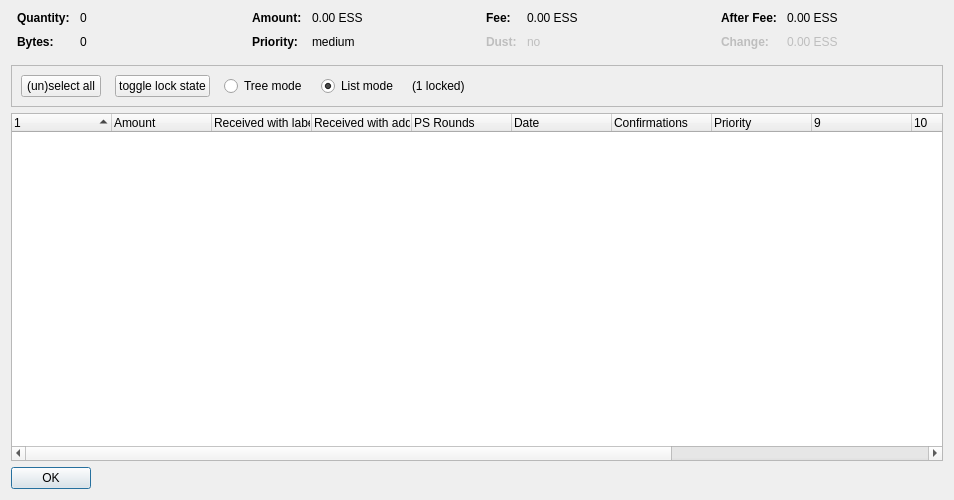
<?xml version="1.0" encoding="UTF-8"?>
<ui version="4.0">
 <class>CoinControlDialog</class>
 <widget class="QDialog" name="CoinControlDialog">
  <property name="geometry">
   <rect>
    <x>0</x>
    <y>0</y>
    <width>954</width>
    <height>500</height>
   </rect>
  </property>
  <property name="windowTitle">
   <string>Coin Selection</string>
  </property>
  <layout class="QVBoxLayout" name="verticalLayout">
   <item>
    <layout class="QHBoxLayout" name="horizontalLayoutTop" stretch="0,0,0,0">
     <property name="topMargin">
      <number>0</number>
     </property>
     <property name="bottomMargin">
      <number>10</number>
     </property>
     <item>
      <layout class="QFormLayout" name="formLayoutCoinControl1">
       <property name="horizontalSpacing">
        <number>10</number>
       </property>
       <property name="verticalSpacing">
        <number>10</number>
       </property>
       <property name="leftMargin">
        <number>6</number>
       </property>
       <property name="rightMargin">
        <number>6</number>
       </property>
       <item row="0" column="0">
        <widget class="QLabel" name="labelCoinControlQuantityText">
         <property name="font">
          <font>
           <weight>75</weight>
           <bold>true</bold>
          </font>
         </property>
         <property name="text">
          <string>Quantity:</string>
         </property>
        </widget>
       </item>
       <item row="0" column="1">
        <widget class="QLabel" name="labelCoinControlQuantity">
         <property name="cursor">
          <cursorShape>IBeamCursor</cursorShape>
         </property>
         <property name="contextMenuPolicy">
          <enum>Qt::ActionsContextMenu</enum>
         </property>
         <property name="text">
          <string notr="true">0</string>
         </property>
         <property name="textInteractionFlags">
          <set>Qt::LinksAccessibleByMouse|Qt::TextSelectableByKeyboard|Qt::TextSelectableByMouse</set>
         </property>
        </widget>
       </item>
       <item row="1" column="0">
        <widget class="QLabel" name="labelCoinControlBytesText">
         <property name="font">
          <font>
           <weight>75</weight>
           <bold>true</bold>
          </font>
         </property>
         <property name="text">
          <string>Bytes:</string>
         </property>
        </widget>
       </item>
       <item row="1" column="1">
        <widget class="QLabel" name="labelCoinControlBytes">
         <property name="cursor">
          <cursorShape>IBeamCursor</cursorShape>
         </property>
         <property name="contextMenuPolicy">
          <enum>Qt::ActionsContextMenu</enum>
         </property>
         <property name="text">
          <string notr="true">0</string>
         </property>
         <property name="textInteractionFlags">
          <set>Qt::LinksAccessibleByMouse|Qt::TextSelectableByKeyboard|Qt::TextSelectableByMouse</set>
         </property>
        </widget>
       </item>
      </layout>
     </item>
     <item>
      <layout class="QFormLayout" name="formLayoutCoinControl2">
       <property name="horizontalSpacing">
        <number>10</number>
       </property>
       <property name="verticalSpacing">
        <number>10</number>
       </property>
       <property name="leftMargin">
        <number>6</number>
       </property>
       <property name="rightMargin">
        <number>6</number>
       </property>
       <item row="0" column="0">
        <widget class="QLabel" name="labelCoinControlAmountText">
         <property name="font">
          <font>
           <weight>75</weight>
           <bold>true</bold>
          </font>
         </property>
         <property name="text">
          <string>Amount:</string>
         </property>
        </widget>
       </item>
       <item row="0" column="1">
        <widget class="QLabel" name="labelCoinControlAmount">
         <property name="cursor">
          <cursorShape>IBeamCursor</cursorShape>
         </property>
         <property name="contextMenuPolicy">
          <enum>Qt::ActionsContextMenu</enum>
         </property>
         <property name="text">
          <string notr="true">0.00 ESS</string>
         </property>
         <property name="textInteractionFlags">
          <set>Qt::LinksAccessibleByMouse|Qt::TextSelectableByKeyboard|Qt::TextSelectableByMouse</set>
         </property>
        </widget>
       </item>
       <item row="1" column="0">
        <widget class="QLabel" name="labelCoinControlPriorityText">
         <property name="font">
          <font>
           <weight>75</weight>
           <bold>true</bold>
          </font>
         </property>
         <property name="text">
          <string>Priority:</string>
         </property>
        </widget>
       </item>
       <item row="1" column="1">
        <widget class="QLabel" name="labelCoinControlPriority">
         <property name="cursor">
          <cursorShape>IBeamCursor</cursorShape>
         </property>
         <property name="contextMenuPolicy">
          <enum>Qt::ActionsContextMenu</enum>
         </property>
         <property name="text">
          <string>medium</string>
         </property>
         <property name="textInteractionFlags">
          <set>Qt::LinksAccessibleByMouse|Qt::TextSelectableByKeyboard|Qt::TextSelectableByMouse</set>
         </property>
        </widget>
       </item>
      </layout>
     </item>
     <item>
      <layout class="QFormLayout" name="formLayoutCoinControl3">
       <property name="horizontalSpacing">
        <number>10</number>
       </property>
       <property name="verticalSpacing">
        <number>10</number>
       </property>
       <property name="leftMargin">
        <number>6</number>
       </property>
       <property name="rightMargin">
        <number>6</number>
       </property>
       <item row="0" column="0">
        <widget class="QLabel" name="labelCoinControlFeeText">
         <property name="font">
          <font>
           <weight>75</weight>
           <bold>true</bold>
          </font>
         </property>
         <property name="text">
          <string>Fee:</string>
         </property>
        </widget>
       </item>
       <item row="0" column="1">
        <widget class="QLabel" name="labelCoinControlFee">
         <property name="cursor">
          <cursorShape>IBeamCursor</cursorShape>
         </property>
         <property name="contextMenuPolicy">
          <enum>Qt::ActionsContextMenu</enum>
         </property>
         <property name="text">
          <string notr="true">0.00 ESS</string>
         </property>
         <property name="textInteractionFlags">
          <set>Qt::LinksAccessibleByMouse|Qt::TextSelectableByKeyboard|Qt::TextSelectableByMouse</set>
         </property>
        </widget>
       </item>
       <item row="1" column="0">
        <widget class="QLabel" name="labelCoinControlLowOutputText">
         <property name="enabled">
          <bool>false</bool>
         </property>
         <property name="font">
          <font>
           <weight>75</weight>
           <bold>true</bold>
          </font>
         </property>
         <property name="text">
          <string>Dust:</string>
         </property>
        </widget>
       </item>
       <item row="1" column="1">
        <widget class="QLabel" name="labelCoinControlLowOutput">
         <property name="enabled">
          <bool>false</bool>
         </property>
         <property name="cursor">
          <cursorShape>IBeamCursor</cursorShape>
         </property>
         <property name="contextMenuPolicy">
          <enum>Qt::ActionsContextMenu</enum>
         </property>
         <property name="text">
          <string>no</string>
         </property>
         <property name="textInteractionFlags">
          <set>Qt::LinksAccessibleByMouse|Qt::TextSelectableByKeyboard|Qt::TextSelectableByMouse</set>
         </property>
        </widget>
       </item>
      </layout>
     </item>
     <item>
      <layout class="QFormLayout" name="formLayoutCoinControl4">
       <property name="horizontalSpacing">
        <number>10</number>
       </property>
       <property name="verticalSpacing">
        <number>10</number>
       </property>
       <property name="leftMargin">
        <number>6</number>
       </property>
       <property name="rightMargin">
        <number>6</number>
       </property>
       <item row="0" column="0">
        <widget class="QLabel" name="labelCoinControlAfterFeeText">
         <property name="font">
          <font>
           <weight>75</weight>
           <bold>true</bold>
          </font>
         </property>
         <property name="text">
          <string>After Fee:</string>
         </property>
        </widget>
       </item>
       <item row="0" column="1">
        <widget class="QLabel" name="labelCoinControlAfterFee">
         <property name="cursor">
          <cursorShape>IBeamCursor</cursorShape>
         </property>
         <property name="contextMenuPolicy">
          <enum>Qt::ActionsContextMenu</enum>
         </property>
         <property name="text">
          <string notr="true">0.00 ESS</string>
         </property>
         <property name="textInteractionFlags">
          <set>Qt::LinksAccessibleByMouse|Qt::TextSelectableByKeyboard|Qt::TextSelectableByMouse</set>
         </property>
        </widget>
       </item>
       <item row="1" column="0">
        <widget class="QLabel" name="labelCoinControlChangeText">
         <property name="enabled">
          <bool>false</bool>
         </property>
         <property name="font">
          <font>
           <weight>75</weight>
           <bold>true</bold>
          </font>
         </property>
         <property name="text">
          <string>Change:</string>
         </property>
        </widget>
       </item>
       <item row="1" column="1">
        <widget class="QLabel" name="labelCoinControlChange">
         <property name="enabled">
          <bool>false</bool>
         </property>
         <property name="cursor">
          <cursorShape>IBeamCursor</cursorShape>
         </property>
         <property name="contextMenuPolicy">
          <enum>Qt::ActionsContextMenu</enum>
         </property>
         <property name="text">
          <string notr="true">0.00 ESS</string>
         </property>
         <property name="textInteractionFlags">
          <set>Qt::LinksAccessibleByMouse|Qt::TextSelectableByKeyboard|Qt::TextSelectableByMouse</set>
         </property>
        </widget>
       </item>
      </layout>
     </item>
    </layout>
   </item>
   <item>
    <widget class="QFrame" name="frame">
     <property name="minimumSize">
      <size>
       <width>0</width>
       <height>40</height>
      </size>
     </property>
     <property name="frameShape">
      <enum>QFrame::StyledPanel</enum>
     </property>
     <property name="frameShadow">
      <enum>QFrame::Sunken</enum>
     </property>
     <layout class="QHBoxLayout" name="horizontalLayout">
      <item>
       <layout class="QHBoxLayout" name="horizontalLayoutPanel" stretch="0,0,0,0,0,0">
        <property name="spacing">
         <number>14</number>
        </property>
        <item>
         <widget class="QPushButton" name="pushButtonSelectAll">
          <property name="sizePolicy">
           <sizepolicy hsizetype="Maximum" vsizetype="Fixed">
            <horstretch>0</horstretch>
            <verstretch>0</verstretch>
           </sizepolicy>
          </property>
          <property name="text">
           <string>(un)select all</string>
          </property>
          <property name="autoDefault">
           <bool>false</bool>
          </property>
         </widget>
        </item>
        <item>
         <widget class="QPushButton" name="pushButtonToggleLock">
          <property name="sizePolicy">
           <sizepolicy hsizetype="Maximum" vsizetype="Fixed">
            <horstretch>0</horstretch>
            <verstretch>0</verstretch>
           </sizepolicy>
          </property>
          <property name="text">
           <string>toggle lock state</string>
          </property>
          <property name="autoDefault">
           <bool>false</bool>
          </property>
         </widget>
        </item>
        <item>
         <widget class="QRadioButton" name="radioTreeMode">
          <property name="sizePolicy">
           <sizepolicy hsizetype="Maximum" vsizetype="Fixed">
            <horstretch>0</horstretch>
            <verstretch>0</verstretch>
           </sizepolicy>
          </property>
          <property name="text">
           <string>Tree mode</string>
          </property>
         </widget>
        </item>
        <item>
         <widget class="QRadioButton" name="radioListMode">
          <property name="sizePolicy">
           <sizepolicy hsizetype="Maximum" vsizetype="Fixed">
            <horstretch>0</horstretch>
            <verstretch>0</verstretch>
           </sizepolicy>
          </property>
          <property name="text">
           <string>List mode</string>
          </property>
          <property name="checked">
           <bool>true</bool>
          </property>
         </widget>
        </item>
        <item>
         <widget class="QLabel" name="labelLocked">
          <property name="text">
           <string>(1 locked)</string>
          </property>
         </widget>
        </item>
        <item>
         <spacer name="horizontalSpacer">
          <property name="orientation">
           <enum>Qt::Horizontal</enum>
          </property>
          <property name="sizeHint" stdset="0">
           <size>
            <width>40</width>
            <height>20</height>
           </size>
          </property>
         </spacer>
        </item>
       </layout>
      </item>
     </layout>
    </widget>
   </item>
   <item>
    <widget class="CoinControlTreeWidget" name="treeWidget">
     <property name="contextMenuPolicy">
      <enum>Qt::CustomContextMenu</enum>
     </property>
     <property name="sortingEnabled">
      <bool>false</bool>
     </property>
     <property name="columnCount">
      <number>13</number>
     </property>
     <attribute name="headerShowSortIndicator" stdset="0">
      <bool>true</bool>
     </attribute>
     <attribute name="headerStretchLastSection">
      <bool>false</bool>
     </attribute>
     <column>
      <property name="text">
       <string/>
      </property>
     </column>
     <column>
      <property name="text">
       <string>Amount</string>
      </property>
     </column>
     <column>
      <property name="text">
       <string>Received with label</string>
      </property>
     </column>
     <column>
      <property name="text">
       <string>Received with address</string>
      </property>
     </column>
     <column>
      <property name="text">
       <string>PS Rounds</string>
      </property>
     </column>
     <column>
      <property name="text">
       <string>Date</string>
      </property>
     </column>
     <column>
      <property name="text">
       <string>Confirmations</string>
      </property>
      <property name="toolTip">
       <string>Confirmed</string>
      </property>
     </column>
     <column>
      <property name="text">
       <string>Priority</string>
      </property>
     </column>
     <column>
      <property name="text">
       <string/>
      </property>
     </column>
     <column>
      <property name="text">
       <string/>
      </property>
     </column>
     <column>
      <property name="text">
       <string/>
      </property>
     </column>
     <column>
      <property name="text">
       <string/>
      </property>
     </column>
     <column>
      <property name="text">
       <string/>
      </property>
     </column>
    </widget>
   </item>
   <item>
    <widget class="QDialogButtonBox" name="buttonBox">
     <property name="sizePolicy">
      <sizepolicy hsizetype="Maximum" vsizetype="Fixed">
       <horstretch>0</horstretch>
       <verstretch>0</verstretch>
      </sizepolicy>
     </property>
     <property name="orientation">
      <enum>Qt::Horizontal</enum>
     </property>
     <property name="standardButtons">
      <set>QDialogButtonBox::Ok</set>
     </property>
    </widget>
   </item>
  </layout>
 </widget>
 <customwidgets>
  <customwidget>
   <class>CoinControlTreeWidget</class>
   <extends>QTreeWidget</extends>
   <header>coincontroltreewidget.h</header>
  </customwidget>
 </customwidgets>
 <resources/>
 <connections/>
</ui>
